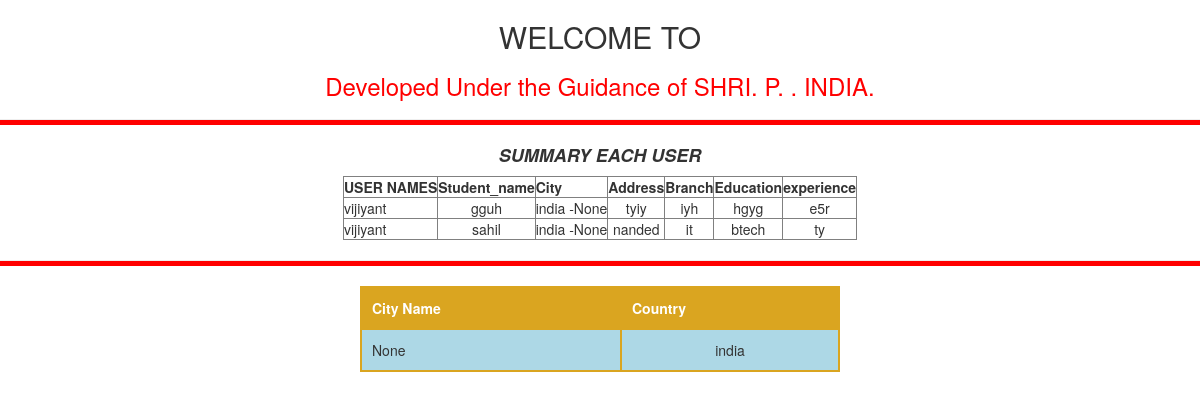
The page /record1/ on the database its author committed.
### newapp/models.py (models this page shows, shortened)
class Student(models.Model):
    user = models.ForeignKey(User, on_delete=models.CASCADE, null=True,blank=True)
    student_name = models.CharField(max_length=30)
    city = models.ForeignKey(City, on_delete=models.CASCADE)
    address = models.CharField(max_length=50)
    branch = models.CharField(max_length=30)
    education = models.CharField(max_length=30)
    experience = models.CharField(max_length=30)
    class Meta:
        verbose_name = "Students Information"
        verbose_name_plural = "Students Informations"

class City(models.Model):
    user = models.ForeignKey(User, on_delete=models.CASCADE, null=True,blank=True)
    city_name = models.CharField(max_length=300, null=True, blank=True)
    country = models.ForeignKey(Country, on_delete=models.CASCADE)
    def __str__(self):
        return '%s -%s' % (self.country, self.city_name)

class Country(models.Model):
    user = models.ForeignKey(User, on_delete=models.CASCADE, null=True,blank=True)
    country_name = models.CharField(max_length=30)
    def __str__(self):
        return self.country_name

### newapp/views.py (the view)
# urls.py: url(r'^record1/', view_record, name='link_record'),
def view_record(request):
    stud_record = Student.objects.all()
    city_record = City.objects.all()
    return render(request,'record.html',{'stud12':stud_record,'city12':city_record})

### templates/record.html (shortened to what this page needs)
<!doctype html>
<html>
    <head>
        <link rel="stylesheet" href="https://maxcdn.bootstrapcdn.com/bootstrap/3.3.7/css/bootstrap.min.css" />
    </head>
    <body>
    	<h2> <center>WELCOME TO </h2></center>
    	  <h3><center><font color="red">Developed Under the Guidance of SHRI. P. . INDIA. </font> </h3></center>
    	  <hr color="green">
    	  <h4> <center> <b><i>SUMMARY EACH USER </i></b></center> </h4>
    	 		<table border=1  color="red" align="center" >
				<tr>
  				<th>USER NAMES</th>
          <th>Student_name</th>
          <th>City</th>
        <th>Address</th>
          <th>Branch</th>
          <th>Education</th>
          <th>experience</th>
 				</tr>
	    		{% for entry in stud12 %}
	    		<tr>
  				<td> {{ entry.user }} </td>
          <td align="center"> {{ entry.student_name }} </td>
          <td align="center"> {{ entry.city }} </td>
          <td align="center"> {{ entry.address }} </td>
          <td align="center"> {{ entry.branch }} </td>
          <td align="center"> {{ entry.education }} </td>
          <td align="center"> {{ entry.experience }} </td>
 				</tr>
				{% endfor %}
				</table>
				<hr>
				<table border=1  color="red" align="center" class="myTable1">
				<tr>
  				<th>City Name</th>
  				<th>Country</th>
 				</tr>
				{% for entry1 in city12 %}
				<tr>
  				<td> {{ entry1.city_name }} </td>
  				<td align="center"> {{ entry1.country }} </td>
 				</tr>
				{% endfor %}
    </body>
</html>

### templates/record.html (style rules this page uses)
.myTable1 { width: 40%; text-align: left; background-color: lightblue; border-collapse: collapse; }
.myTable1 th { background-color: goldenrod; color: white; }
.myTable1 td, .myTable1 th { padding: 10px; border: 2px solid goldenrod; }
hr { color: #f00; background-color: #f00; height: 5px; }

### rows shown on the page
Student: user "vijiyant", student_name "gguh", city "india -None", address "tyiy", branch "iyh", education "hgyg", experience "e5r"
Student: user "vijiyant", student_name "sahil", city "india -None", address "nanded", branch "it", education "btech", experience "ty"
City: city_name "None", country "india"
